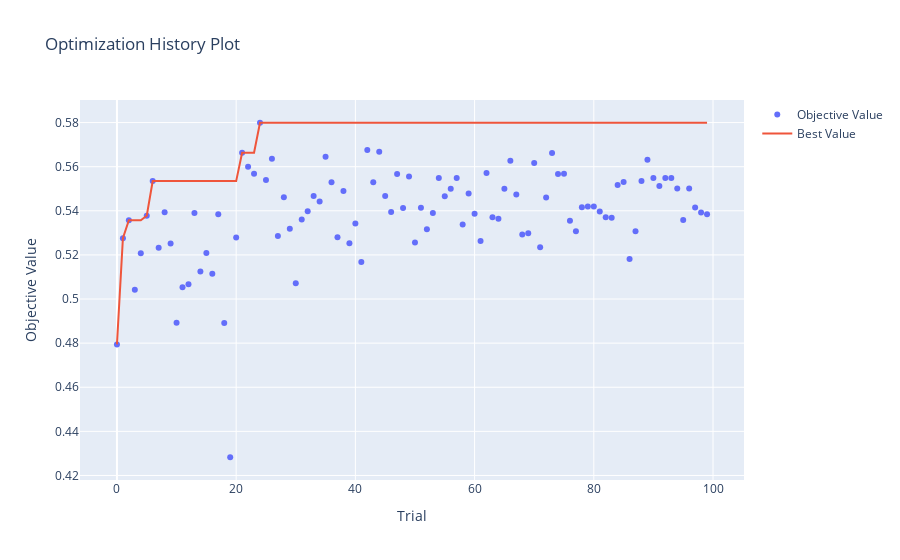

Notebook code for this chart:
### Markdown cell above
## Plot tuning results

### Code cell
# Plotting optimization history
plot_optimization_history(study).show()
